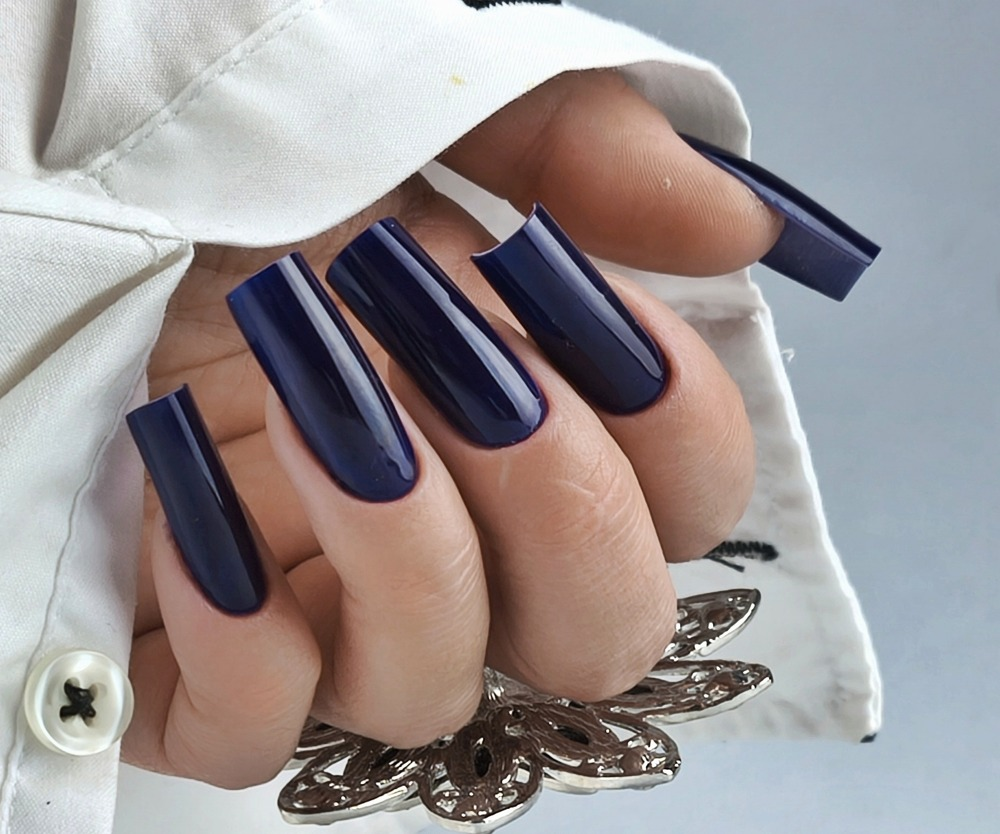
#> input picture flyer-neighbors/photos-light/3-navy.jpg, 1000 x 834 px, given in place of 0f132a87-image.jpg, which was not available
$ python crop_photos.py photos-light/3-navy.jpg
#> lines starting #> are read from the running program, lines starting #| are printed output that depends on the picture
# Crops each work photo to a 6:5 tile so the nails fill the same share of every tile.
# Usage: python3 crop_photos.py        -> photos/       (dark flyer)
#        python3 crop_photos.py light  -> photos-light/ (light flyer)
# box = nail area as fractions of the original (x0, x1, y0, y1); zoom evens out nail size between photos.
import os, sys
from PIL import Image
FILL = 0.78
PHOTOS = {
    "3-nude":     (1.27, "/root/.claude/uploads/b5200142-a841-52fb-b455-56b14ba612ff/0f132a87-image.jpg", (0.42, 0.74, 0.25, 0.58)),
    "1-cateye":   (1.08, "/root/.claude/uploads/b5200142-a841-52fb-b455-56b14ba612ff/9f1e43fc-image.jpg", (0.33, 0.80, 0.21, 0.69)),
    "2-lavender": (1.0, "/root/.claude/uploads/b5200142-a841-52fb-b455-56b14ba612ff/2d3c188a-image.png", (0.21, 0.80, 0.43, 0.79)),
    "4-orange":   (0.68, "/root/.claude/uploads/b5200142-a841-52fb-b455-56b14ba612ff/2f270f65-image.jpg", (0.47, 0.87, 0.51, 0.71)),
    "6-black":    (1.0, "/root/.claude/uploads/b5200142-a841-52fb-b455-56b14ba612ff/4329541a-image.jpg", (0.29, 0.85, 0.26, 0.63)),
    "5-violet":   (0.95, "/root/.claude/uploads/b5200142-a841-52fb-b455-56b14ba612ff/9015da72-image.jpg", (0.34, 0.81, 0.41, 0.65)),
}
LIGHT = {
    "red":       (1.0, "/root/.claude/uploads/b5200142-a841-52fb-b455-56b14ba612ff/0e14f453-image.jpg", (0.17, 0.77, 0.18, 0.53)),
    "lightblue": (1.0, "/root/.claude/uploads/b5200142-a841-52fb-b455-56b14ba612ff/25848f47-image.jpg", (0.30, 0.70, 0.27, 0.58)),
    "navy":      (1.0, "/root/.claude/uploads/b5200142-a841-52fb-b455-56b14ba612ff/d897d3c6-image.jpg", (0.12, 0.82, 0.31, 0.75)),
    "stiletto":  (1.0, "/root/.claude/uploads/b5200142-a841-52fb-b455-56b14ba612ff/fb7ec19d-image.jpg", (0.23, 0.78, 0.22, 0.59)),
    "coral":     (1.0, "/root/.claude/uploads/b5200142-a841-52fb-b455-56b14ba612ff/8e0fe90d-image.jpg", (0.12, 0.69, 0.10, 0.81)),
    "blueart":   (1.0, "/root/.claude/uploads/b5200142-a841-52fb-b455-56b14ba612ff/e7ab64d4-image.jpg", (0.09, 0.88, 0.08, 0.66)),
    "pinkbear":  (1.0, "/root/.claude/uploads/b5200142-a841-52fb-b455-56b14ba612ff/2716fe98-image.jpg", (0.27, 0.79, 0.27, 0.64)),
    "greensnake":(1.0, "/root/.claude/uploads/b5200142-a841-52fb-b455-56b14ba612ff/3aae2cdb-image.jpg", (0.22, 0.76, 0.19, 0.80)),
}
light = len(sys.argv) > 1 and sys.argv[1] == "light"
R = 0.8 if light else 1.2  # tile width / height: portrait 4:5 for the light flyer, 6:5 for the dark one
OUT = "photos-light" if light else "photos"
os.makedirs(OUT, exist_ok=True)
for name, (zoom, src, (x0, x1, y0, y1)) in (LIGHT if light else PHOTOS).items():
    im = Image.open(src).convert("RGB"); W, H = im.size
#> further down, im is the input picture: PIL image 1000x834 RGB; mean R, G, B 154.9, 147.5, 147.7
#> after `W, H = im.size`: W = 1000; H = 834
    bw, bh = (x1 - x0) * W, (y1 - y0) * H
#> bw = 320; bh = 275.2
    w = max(bw / FILL, bh / FILL * R) / zoom; h = w / R
#> after `w = max(bw / FILL, bh / FILL * R) / zoom`: w = 333.4
#> after `h = w / R`: h = 277.8
    if w > W: w, h = W, W / R
    if h > H: h, w = H, H * R
    cx, cy = (x0 + x1) / 2 * W, (y0 + y1) / 2 * H
#> cx = 580; cy = 346.1
    x = max(0, min(cx - w / 2, W - w)); y = max(0, min(cy - h / 2, H - h))
#> after `x = max(0, min(cx - w / 2, W - w))`: x = 413.3
#> after `y = max(0, min(cy - h / 2, H - h))`: y = 207.2
    c = im.crop((int(x), int(y), int(x + w), int(y + h))); c.thumbnail((1000, 1000))
#> after `c = im.crop((int(x), int(y), int(x + w), int(y + h)))`:
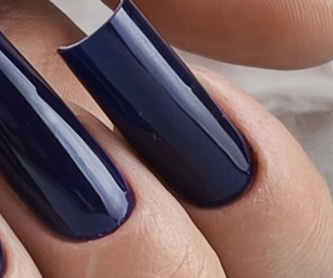
#> c: PIL image 333x278 RGB; mean R, G, B 120.1, 95.9, 96.2
    c.save(f"{OUT}/{name}.jpg", quality=92); print(name, c.size)
#| 3-nude (333, 278)
#> pass 2 of the loop `for name, (zoom, src, (x0, x1, y0, y1)) in (LIGHT if light else PHOTOS..`:
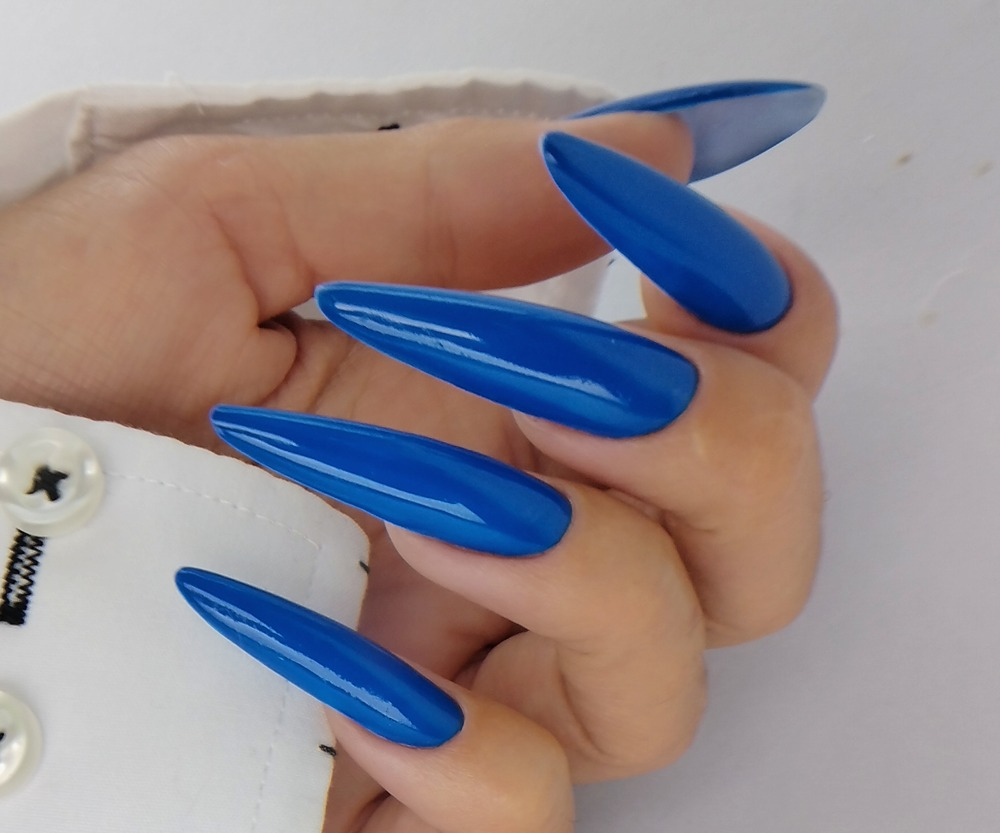
#> input picture flyer-neighbors/photos-light/4-stiletto.jpg, 1000 x 833 px, given in place of 9f1e43fc-image.jpg, which was not available
#> im is the input picture: PIL image 1000x833 RGB; mean R, G, B 149.5, 139, 142.3
#> `c = im.crop((int(x), int(y), int(x + w), int(y + h)))`:
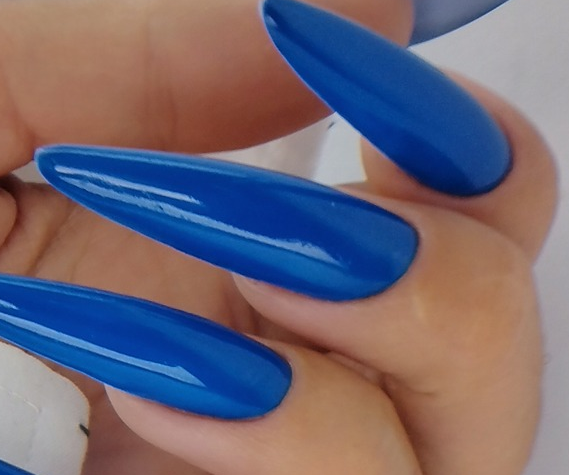
#> c: PIL image 569x475 RGB; mean R, G, B 113.3, 103.4, 116.7
#| 1-cateye (569, 475)
#> (the run stopped early here; a loop or call above may not have finished)
